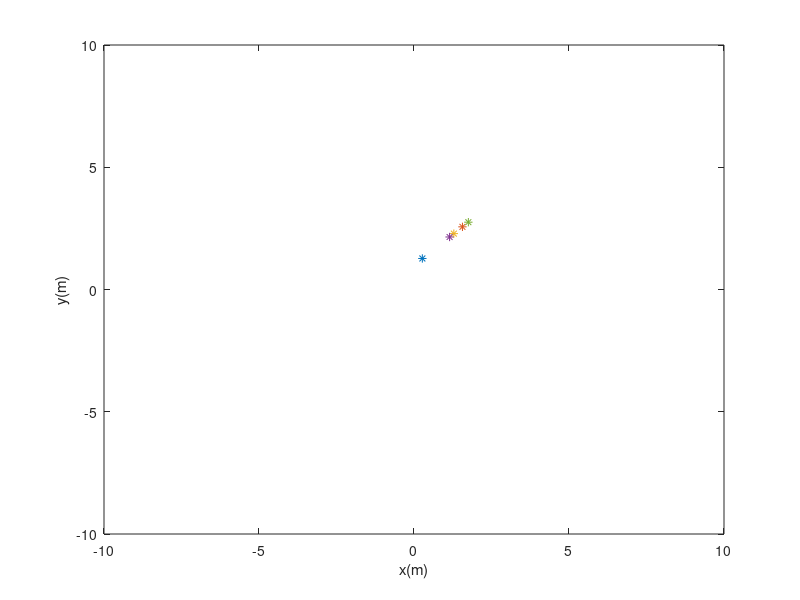
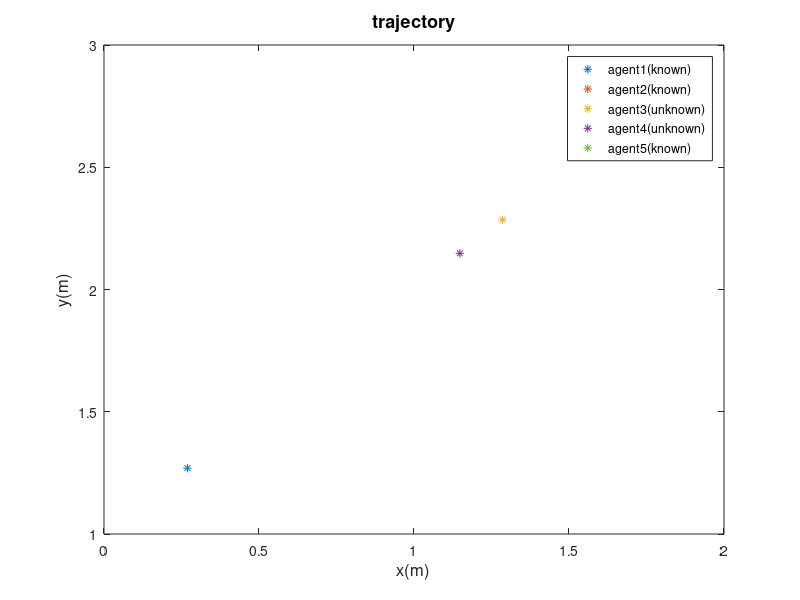

Here is the MATLAB script that generated these plots, in order: (Note: this script raises an error after producing the figures.)
% paper: Distributed Localization Using Finite Impulse Response Filter.
% author: Yeong Jun Kim(colson)
% email: colson@korea.ac.kr || dud3722000@naver.com
% date: 2020-09-08
% EKFDCL class is in
% https://www.github.com/YeongJunKim/matlab/filters/

clear all;

addpath('./../../matlab/filters/');
addpath('./../../matlab/filters/DFIR');
addpath('./../../matlab/filters/EKF');

global app;

make_video = 1;
absolute_on = 1;

%% invironment setup
app.agent_num = 5;
app.nx = 3;
app.nu = 2;
app.nh = 7;
app.nz = 7;

app.initial_state = zeros(app.nx * app.agent_num, 1);
app.adjacency = zeros(app.agent_num, app.agent_num);


% ramdom state initialization
for ct = 1:app.agent_num
    app.initial_state((ct-1)*app.nx+1:(ct-1)*app.nx+app.nx, 1) = rand(3,1);
    app.initial_state((ct-1)*app.nx+1,1) = app.initial_state((ct-1)*app.nx+1,1) * 2;
    app.initial_state((ct-1)*app.nx+2,1) = app.initial_state((ct-1)*app.nx+1,1) * normrnd(0, 0.3);
    % same direction
    app.initial_state((ct-1)*app.nx+3,1) = 0;
end

app.adjacency(1,[2, 4]) = 1;
app.adjacency(2,3) = 1;
app.adjacency(3,[1, 2, 5]) = 1;
app.adjacency(4,[1, 2, 5]) = 1;
app.adjacency(5,[3, 4]) = 1;
app.anchor_pos = zeros(2,4);
app.anchor_pos(:,1) = [0 0]';
app.anchor_pos(:,2) = [0 5]';
app.anchor_pos(:,3) = [5 5]';
app.anchor_pos(:,4) = [5 0]';

app.property = ["known", "known", "unknown", "unknown", "known"];

for ct = 1:app.agent_num
    app.data.agent(ct).property = app.property(ct);
    app.data.agent(ct).initial_state = zeros(app.nx, 1);
    app.data.agent(ct).input = zeros(app.nu, []);
    app.data.agent(ct).measurement = zeros(app.nz, []);
    app.data.agent(ct).trajectory.real = zeros(app.nx, []);
    app.data.agent(ct).trajectory.estimated = zeros(app.nx, []);
    app.data.agent(ct).trajectory.se =  zeros(app.nx, []);
    app.data.agent(ct).trajectory.rmse = 0;
    app.data.agent(ct).initial_state(:,1) = app.initial_state((ct-1)*app.nx+1:(ct-1)*app.nx+app.nx, 1);
    app.data.agent(ct).trajectory.real(:, 1) = app.initial_state((ct-1)*app.nx+1:(ct-1)*app.nx+app.nx, 1);
    app.data.agent(ct).trajectory.estimated(:, 1) = app.initial_state((ct-1)*app.nx+1:(ct-1)*app.nx+app.nx, 1);
end

%% initicating plots
agent_names = "agent";
figure(1);
clf;
ax1 = axes;
ax1_plots = cell(app.agent_num, 1);

for ct = 1:app.agent_num
    ax1_plots{ct} = plot(ax1, app.initial_state((ct-1)*app.nx+1),app.initial_state((ct-1)*app.nx+1)+1, '*'); hold on;
end
xlim([-10 10]);
ylim([-10 10]);
xlabel("x(m)");
ylabel("y(m)");
hold off;

figure(2);
clf;
ax2 = axes;
ax2_plots = cell(app.agent_num, 1);

for ct = 1:app.agent_num
    agent_plot_name = strcat(agent_names, num2str(ct));
    if ct == 3 || ct == 4
    agent_plot_name = strcat(agent_plot_name, "(unknown)");
    else
    agent_plot_name = strcat(agent_plot_name, "(known)");
    end
    ax2_plots{ct} = plot(ax2, app.initial_state((ct-1)*app.nx+1),app.initial_state((ct-1)*app.nx+1)+1, '*', 'DisplayName', agent_plot_name); hold on;
end
legend;
% xlim([-10 10]);
% ylim([-10 10]);
xlabel("x(m)", 'FontSize', 12);
ylabel("y(m)", 'FontSize', 12);
title("trajectory", 'FontSize', 13);
hold on;


%% simulation init
app.dt = 0.1;
app.iteration = 140;

[app.F, app.J_F] = dynamics_nonholonomic(app.dt);
[app.H, app.J_H] = measurement_update(app.anchor_pos);
[app.R, app.J_R] = relative_measurement_update2();

app.cp_targets = 2;
app.INDEX_DFIR = 1;
app.INDEX_EKF = 2;

estimator = cell(app.cp_targets,app.agent_num);

for ct = 1:app.agent_num
    estimator{app.INDEX_DFIR,ct} = DFIR(app.nh,app.nx,app.nz,app.nu,app.F,app.J_F,app.R,app.J_R,app.R,app.J_R,app.data.agent(ct).initial_state(:),3);
    estimator{app.INDEX_EKF ,ct} = EKF(diag([0.01, 0.1, 0.05]), diag([0.002, 0.002, 0.002]), diag([0.01, 0.015, 0.01, 0.015, 0.01, 0.005, 0.005]), app.F, app.J_F, app.R, app.J_R, app.data.agent(ct).initial_state(:));
end

%% make real
for ct = 1:app.iteration
    
    if ct < 30
        app.data.agent(1).input(:,ct) = normrnd([0.2 -0.2]', 0.1);
        app.data.agent(2).input(:,ct) = normrnd([0.1 0.15]', 0.1);
        app.data.agent(3).input(:,ct) = normrnd([0.1 0.2]', 0.1);
        app.data.agent(4).input(:,ct) = normrnd([0.1 0.16]', 0.1);
        app.data.agent(5).input(:,ct) = normrnd([0.1 -0.21]', 0.1);
    elseif ct < 60
        app.data.agent(1).input(:,ct) = normrnd([0.1 0.1]', 0.1);
        app.data.agent(2).input(:,ct) = normrnd([0.15 -0.3]', 0.1);
        app.data.agent(3).input(:,ct) = normrnd([0.2 -0.3]', 0.1);
        app.data.agent(4).input(:,ct) = normrnd([0.4 -0.36]', 0.1);
        app.data.agent(5).input(:,ct) = normrnd([0.3 0.13]', 0.1);
    else
        app.data.agent(1).input(:,ct) = normrnd([0.1 0.1]', 0.1);
        app.data.agent(2).input(:,ct) = normrnd([0.25 0.3]', 0.1);
        app.data.agent(3).input(:,ct) = normrnd([0.2 -0.35]', 0.1);
        app.data.agent(4).input(:,ct) = normrnd([0.1 -0.3]', 0.1);
        app.data.agent(5).input(:,ct) = normrnd([0.15 0.4]', 0.1);
    end
    for i = 1:app.agent_num
        x = app.data.agent(i).trajectory.real(1,ct);
        y = app.data.agent(i).trajectory.real(2,ct);
        theta = app.data.agent(i).trajectory.real(3,ct);
        ul = app.data.agent(i).input(1,ct);
        ua = app.data.agent(i).input(2,ct);
        app.data.agent(i).trajectory.real(:,ct+1) = app.F(x, y, theta, ul, ua);
    end
    for i = 1:app.agent_num
        
        
    end
end
for i = 1:app.agent_num
        ax2_plots{i}.XData = app.data.agent(i).trajectory.real(1,1:ct+1);
        ax2_plots{i}.YData = app.data.agent(i).trajectory.real(2,1:ct+1); 
end
%% estimate
for ct = 1:app.iteration
        x1 = app.data.agent(1).trajectory.real(1,ct+1);
        y1 = app.data.agent(1).trajectory.real(2,ct+1);
        x2 = app.data.agent(2).trajectory.real(1,ct+1);
        y2 = app.data.agent(2).trajectory.real(2,ct+1);
        x3 = app.data.agent(5).trajectory.real(1,ct+1);
        y3 = app.data.agent(5).trajectory.real(2,ct+1);
        
        pj = [x1 y1 x2 y2 x3 y3];
        d1 = norm(app.data.agent(3).trajectory.real(1:2,ct+1) - app.data.agent(1).trajectory.real(1:2,ct+1));
        d2 = norm(app.data.agent(3).trajectory.real(1:2,ct+1) - app.data.agent(2).trajectory.real(1:2,ct+1));
        d3 = norm(app.data.agent(3).trajectory.real(1:2,ct+1) - app.data.agent(5).trajectory.real(1:2,ct+1));
        
%         e1 = atan(y1-app.data.agent(3).trajectory.real(2,ct+1)/x1-app.data.agent(3).trajectory.real(1,ct+1))-app.data.agent(3).trajectory.real(3,ct+1);
%         e2 = atan(y2-app.data.agent(3).trajectory.real(2,ct+1)/x2-app.data.agent(3).trajectory.real(1,ct+1))-app.data.agent(3).trajectory.real(3,ct+1);
%         e3 = atan(y3-app.data.agent(3).trajectory.real(2,ct+1)/x3-app.data.agent(3).trajectory.real(1,ct+1))-app.data.agent(3).trajectory.real(3,ct+1);
        e1 = app.data.agent(3).trajectory.real(3,ct+1);
        e2 = app.data.agent(3).trajectory.real(3,ct+1);
        e3 = app.data.agent(3).trajectory.real(3,ct+1);
        
        
        measurement = [d1 d2 d3 e1 e2 e3 app.data.agent(3).trajectory.real(3,ct+1)] + normrnd([0,0,0,0,0,0,0], [0.001 0.001 0.001 0.001 0.001 0.001 0.0001]);
        estimator{app.INDEX_DFIR, 3}.estimate2(app.data.agent(3).input(:,ct), pj', measurement');
        measurement = [d1 d2 d3 e1 e2 e3 app.data.agent(3).trajectory.real(3,ct+1)] + normrnd([0,0,0,0,0,0,0], [0.1 0.01 0.01 0.01 0.1 0.01 0.001]);
        estimator{app.INDEX_EKF, 3}.estimate(app.data.agent(3).input(:,ct), pj', measurement');
        pj = [x1 y1 x2 y2 x3 y3];
        d1 = norm(app.data.agent(4).trajectory.real(1:2,ct+1) - app.data.agent(1).trajectory.real(1:2,ct+1));
        d2 = norm(app.data.agent(4).trajectory.real(1:2,ct+1) - app.data.agent(2).trajectory.real(1:2,ct+1));
        d3 = norm(app.data.agent(4).trajectory.real(1:2,ct+1) - app.data.agent(5).trajectory.real(1:2,ct+1));
        
        e1 = app.data.agent(4).trajectory.real(3,ct+1);
        e2 = app.data.agent(4).trajectory.real(3,ct+1);
        e3 = app.data.agent(4).trajectory.real(3,ct+1);
        measurement = [d1 d2 d3 e1 e2 e3 app.data.agent(4).trajectory.real(3,ct+1)] + normrnd([0,0,0,0,0,0,0], [0.001 0.001 0.001 0.001 0.001 0.001 0.0001]);
        estimator{app.INDEX_DFIR, 4}.estimate2(app.data.agent(4).input(:,ct), pj', measurement');
        measurement = [d1 d2 d3 e1 e2 e3 app.data.agent(4).trajectory.real(3,ct+1)]+ normrnd([0,0,0,0,0,0,0], [0.01 0.1 0.01 0.1 0.01 0.01 0.01]);
        estimator{app.INDEX_EKF, 4}.estimate(app.data.agent(4).input(:,ct), pj', measurement');
end


%% plot
figure(2);
x = zeros(1,app.iteration);
y = zeros(1,app.iteration);
x(:) = estimator{app.INDEX_DFIR, 3}.x_appended(1,:);
y(:) = estimator{app.INDEX_DFIR, 3}.x_appended(2,:);
plot(x,y,'-d', 'DisplayName', 'agent3(proposed)'); hold on;
x(:) = estimator{app.INDEX_DFIR, 4}.x_appended(1,:);
y(:) = estimator{app.INDEX_DFIR, 4}.x_appended(2,:);
plot(x,y,'-d', 'DisplayName', 'agent4(proposed)'); hold on;
x(:) = estimator{app.INDEX_EKF, 3}.x_appended(1,:);
y(:) = estimator{app.INDEX_EKF, 3}.x_appended(2,:);
plot(x,y,'-o', 'DisplayName', 'agent3(EKF)'); hold on;
x(:) = estimator{app.INDEX_EKF, 4}.x_appended(1,:);
y(:) = estimator{app.INDEX_EKF, 4}.x_appended(2,:);
plot(x,y,'-o', 'DisplayName', 'agent4(EKF)');
legend('FontSize', 12);

%%
figure(3);
clf;
subplot(2,1,1);
x = zeros(1, app.iteration);
y = zeros(1, app.iteration);
z = zeros(1, app.iteration);
interval = 1:app.iteration;

x(interval) = app.data.agent(3).trajectory.real(1,interval) - estimator{app.INDEX_DFIR, 3}.x_appended(1,interval);
y(interval) = app.data.agent(3).trajectory.real(2,interval) - estimator{app.INDEX_DFIR, 3}.x_appended(2,interval);
z(interval) = app.data.agent(3).trajectory.real(3,interval) - estimator{app.INDEX_DFIR, 3}.x_appended(3,interval);
estimator{app.INDEX_DFIR, 3}.x_se(1,interval) = x(interval).^2;
estimator{app.INDEX_DFIR, 3}.x_se(2,interval) = y(interval).^2;
estimator{app.INDEX_DFIR, 3}.x_se(3,interval) = z(interval).^2;

y = x.^2 + y.^2;
y = y/2;
plot(interval,y,'-o','DisplayName', 'proposed'); hold on;


x(interval) = app.data.agent(3).trajectory.real(1,interval) - estimator{app.INDEX_EKF, 3}.x_appended(1,interval);
y(interval) = app.data.agent(3).trajectory.real(2,interval) - estimator{app.INDEX_EKF, 3}.x_appended(2,interval);
z(interval) = app.data.agent(3).trajectory.real(3,interval) - estimator{app.INDEX_EKF, 3}.x_appended(3,interval);
estimator{app.INDEX_EKF, 3}.x_se(1,interval) = x(interval).^2;
estimator{app.INDEX_EKF, 3}.x_se(2,interval) = y(interval).^2;
estimator{app.INDEX_EKF, 3}.x_se(3,interval) = z(interval).^2;
y = x.^2 + y.^2;
plot(interval,y, '-x','DisplayName', 'EKF'); hold on;
legend('Fontsize', 12);
title('robot3 estimation error','Fontsize', 13);
ylabel('error(m^2)','Fontsize', 12);
xlabel('time(s)','Fontsize', 12);


subplot(2,1,2);
x(interval) = app.data.agent(4).trajectory.real(1,interval) - estimator{app.INDEX_DFIR, 4}.x_appended(1,interval);
y(interval) = app.data.agent(4).trajectory.real(2,interval) - estimator{app.INDEX_DFIR, 4}.x_appended(2,interval);
z(interval) = app.data.agent(4).trajectory.real(3,interval) - estimator{app.INDEX_DFIR, 4}.x_appended(3,interval);
estimator{app.INDEX_DFIR, 4}.x_se(1,interval) = x(interval).^2;
estimator{app.INDEX_DFIR, 4}.x_se(2,interval) = y(interval).^2;
estimator{app.INDEX_DFIR, 4}.x_se(3,interval) = z(interval).^2;
y = x.^2 + y.^2;
y = y/2;
plot(interval,y,'-o','DisplayName', 'proposed'); hold on;


x(interval) = app.data.agent(4).trajectory.real(1,interval) - estimator{app.INDEX_EKF, 4}.x_appended(1,interval);
y(interval) = app.data.agent(4).trajectory.real(2,interval) - estimator{app.INDEX_EKF, 4}.x_appended(2,interval);
z(interval) = app.data.agent(4).trajectory.real(3,interval) - estimator{app.INDEX_EKF, 4}.x_appended(3,interval);
estimator{app.INDEX_EKF, 4}.x_se(1,interval) = x(interval).^2;
estimator{app.INDEX_EKF, 4}.x_se(2,interval) = y(interval).^2;
estimator{app.INDEX_EKF, 4}.x_se(3,interval) = z(interval).^2;
y = x.^2 + y.^2;
plot(interval,y, '-x','DisplayName', 'EKF'); hold on;
legend('Fontsize', 12);
title('robot4 estimation error','Fontsize', 13);
ylabel('error(m^2)','Fontsize', 12);
xlabel('time(s)','Fontsize', 12);



%% RMSE
for ct = 3:4
   estimator{app.INDEX_DFIR, ct}.x_rmse = sum(estimator{app.INDEX_DFIR, ct}.x_se(1:2,interval))/2;
   estimator{app.INDEX_EKF, ct}.x_rmse = sum(estimator{app.INDEX_EKF, ct}.x_se(1:2,interval));
   estimator{app.INDEX_DFIR, ct}.x_rmse = sum(estimator{app.INDEX_DFIR, ct}.x_rmse);
   estimator{app.INDEX_EKF, ct}.x_rmse = sum(estimator{app.INDEX_EKF, ct}.x_rmse);
   
   fprintf("ROBOT %d DFIR RMSE %f \r\n",ct, estimator{app.INDEX_DFIR, ct}.x_rmse);
   fprintf("ROBOT %d EKF RMSE %f \r\n",ct, estimator{app.INDEX_EKF, ct}.x_rmse);
end

























































